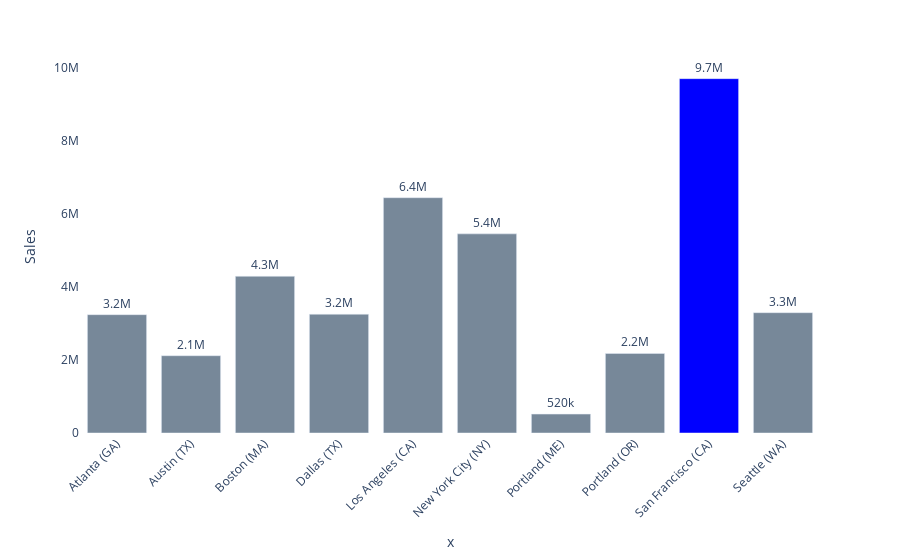

The notebook cell saved with this chart:
### Code cell
cities = [city for city, df in df.groupby('City')]

colors = ['lightslategray'] * 10

colors[8] = 'blue'


fig = px.bar(sales_in_city, x = cities, y = 'Sales', text = 'Sales')

fig.update_traces( texttemplate='%{text:.2s}', textposition = 'outside',
                 marker_color=colors)

fig.update_layout(uniformtext_minsize = 9)

fig.update_layout(xaxis_tickangle = -45)

fig.update_layout({'plot_bgcolor': 'white',
                  'paper_bgcolor': 'white'})

### Figure 1 — Plotly figure (JSON) as saved in the notebook; plotly's stock layout.template omitted (floating-point values rounded to 4 significant figures)
{"data": [{"alignmentgroup": "True", "hovertemplate": "x=%{x}<br>Sales=%{text}<extra></extra>", "legendgroup": "", "marker": {"color": ["lightslategray", "lightslategray", "lightslategray", "lightslategray", "lightslategray", "lightslategray", "lightslategray", "lightslategray", "blue", "lightslategray"]}, "name": "", "offsetgroup": "", "orientation": "v", "showlegend": false, "text": [3236000.0, 2113000.0, 4285000.0, 3248000.0, 6435000.0, 5445000.0, 516700.0, 2175000.0, 9690000.0, 3290000.0], "textposition": "outside", "texttemplate": "%{text:.2s}", "type": "bar", "x": [" Atlanta (GA)", " Austin (TX)", " Boston (MA)", " Dallas (TX)", " Los Angeles (CA)", " New York City (NY)", " Portland (ME)", " Portland (OR)", " San Francisco (CA)", " Seattle (WA)"], "xaxis": "x", "y": [3236000.0, 2113000.0, 4285000.0, 3248000.0, 6435000.0, 5445000.0, 516700.0, 2175000.0, 9690000.0, 3290000.0], "yaxis": "y"}], "layout": {"barmode": "relative", "legend": {"tracegroupgap": 0}, "margin": {"t": 60}, "paper_bgcolor": "white", "plot_bgcolor": "white", "uniformtext": {"minsize": 9}, "xaxis": {"anchor": "y", "domain": [0, 1], "tickangle": -45, "title": {"text": "x"}}, "yaxis": {"anchor": "x", "domain": [0, 1], "title": {"text": "Sales"}}}}
